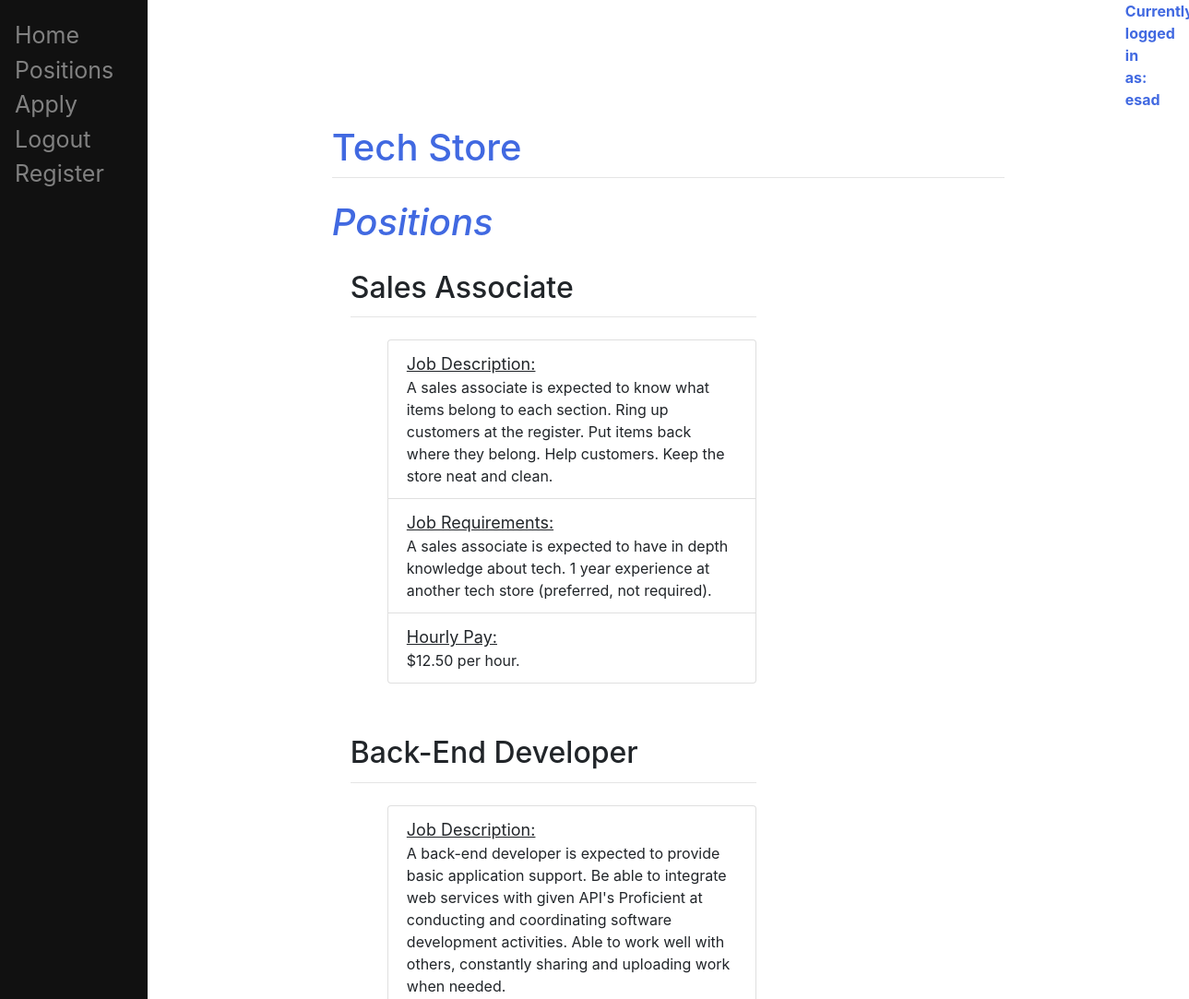
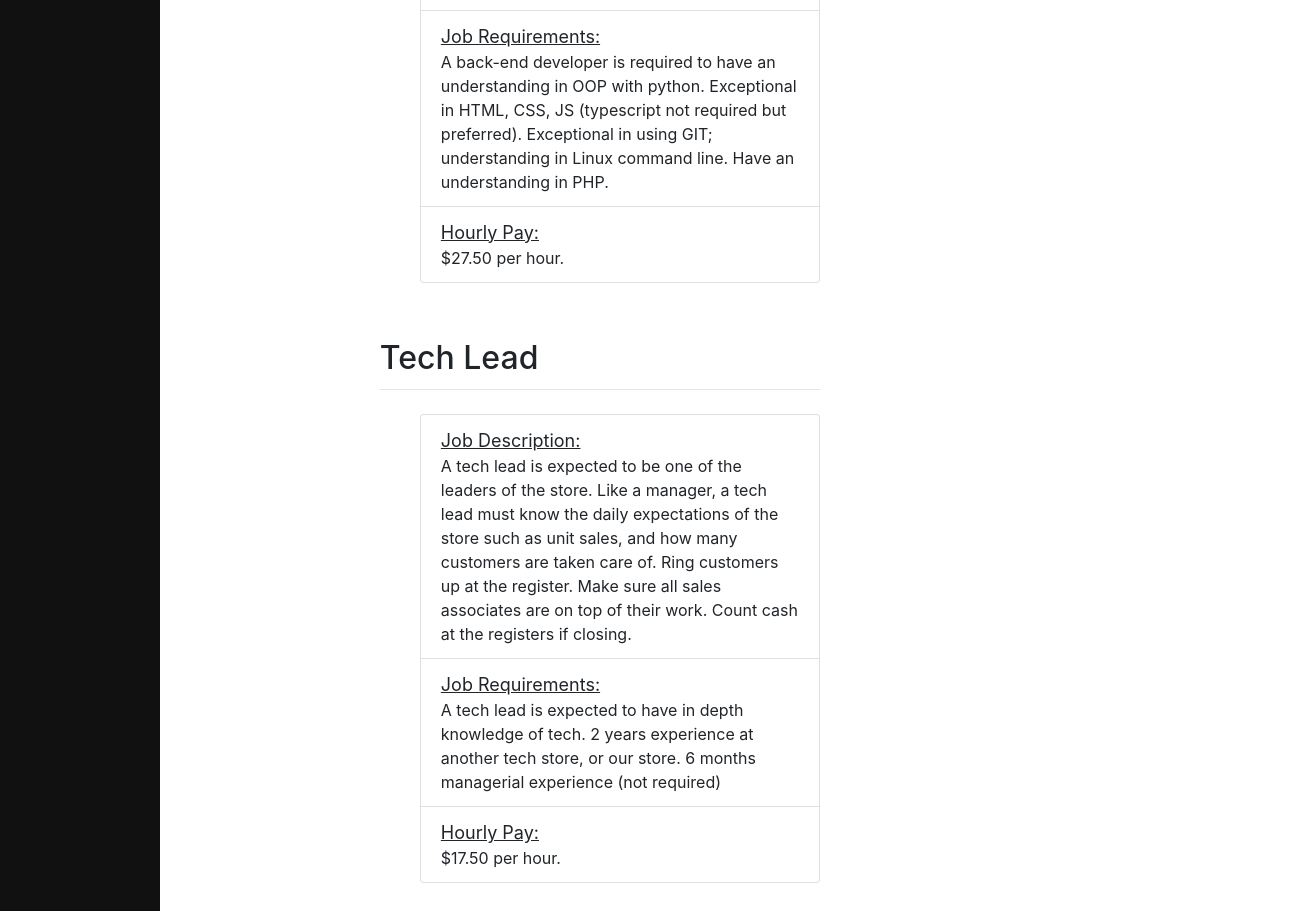
The app's page /positions/ (signed in) with its own data (2 pictures, top to bottom).
### main/models.py (models this page shows)
class Position(models.Model):
    id = models.AutoField(primary_key=True)
    job_title = models.CharField(max_length=255, null=False)
    job_description = models.TextField(null=False)
    requirements = models.TextField(null=False)
    pay = models.DecimalField(max_digits=10, decimal_places=2, null=False)
    def __str__(self):
        return self.job_title

### main/views.py (the view)
# urls.py: path("positions/", views.all_positions, name="all_positions"),
def all_positions(request):
    positions = Position.objects.all()
    return render(request, "main/positions.html", {"positions": positions})

### main/templates/main/positions.html (shortened to what this page needs)
{% extends "main/base.html" %}
{% block content %}
    {% if user.is_authenticated %}
        <h1><em>Positions</em></h1>
            {% for pos in positions %}
            <div style="width: 30rem;">
                <div class="card-body">
                    <h2 class="card-title">{{ pos }}</h2>
                    <hr class="mt-0 mb-4">
                    <ul>
                        <li class="list-group-item"><div class="popout">Job Description:</div> {{ pos.job_description }}</li>
                        <li class="list-group-item"><div class="popout">Job Requirements:</div> {{ pos.requirements }}</li>
                        <li class="list-group-item"><div class="popout">Hourly Pay:</div> ${{ pos.pay }} per hour.</li>
                    </ul>
                </div>
                {% endfor %}
            </div>
    {% else %}
            <p>You must be logged in to view this page. Click <a href="/login">here</a> to login in.</p>
    {% endif %}
{% endblock %}

### main/templates/main/base.html (shortened to what this page needs)
<!DOCTYPE html>
<html>
    <head>
        <link rel="stylesheet" href="https://cdn.jsdelivr.net/npm/bootstrap@4.3.1/dist/css/bootstrap.min.css">
    </head>
    <body>
        <div class="sidenav">
            <a href="/home">Home</a>
            <a href="/positions">Positions</a>
            <a href="/applicant">Apply</a>
            {% if user.is_authenticated %}
                <a href="/logout">Logout</a>
            {% else %}
                <a href="/login">Login</a>
            {% endif %}
            <a href="/register">Register</a>
        </div>
        <div id="content", name="content", class="main">
            <div class="row justify-content-center">
                <div class="col-8">
                    <p class="login"><strong>Currently logged in as: {{user.username}}</strong></p>
                    <h1 class="mt-2">Tech Store</h1>
                    <hr class="mt-0 mb-4">
                    {% block content %}
                    {% endblock %}
                </div>
            </div>
        </div>
    </body>
</html>

### main/templates/main/base.html (style rules this page uses)
body { background-color: #FFE5B4 }
h1 { color: #4169e1; }
.sidenav { height: 100%; width: 160px; position: fixed; z-index: 1; top: 0; left: 0; background-color: #111; overflow-x: hidden; padding-top: 20px; }
.sidenav a { padding: 6px 8px 6px 16px; text-decoration: none; color: #818181; font-size: 25px; }
.main { margin-left: 160px; padding: 0px 10px; }
.popout { font-size: 18px; text-decoration: underline; }
.login { margin-left: 850px; padding: 0px 10px; color: #4169e1; }

### records on screen
Position: job_title "Sales Associate", job_description "A sales associate is expected to know what items belong to each section. Ring up customers at the register. Put items back where they belong. Help customers. Keep the store neat and clean.", requirements "A sales associate is expected to have in depth knowledge about tech. 1 year experience at another tech store (preferred, not required).", pay "12.50"
Position: job_title "Back-End Developer", job_description "A back-end developer is expected to provide basic application support. Be able to integrate web services with given API's Proficient at conducting and coordinating software development activities. Able to work well with others, constantly sharing and uploading work when needed.", requirements "A back-end developer is required to have an understanding in OOP with python. Exceptional in HTML, CSS, JS (typescript not required but preferred). Exceptional in using GIT; understanding in Linux command line. Have an understanding in PHP.", pay "27.50"
Position: job_title "Tech Lead", job_description "A tech lead is expected to be one of the leaders of the store. Like a manager, a tech lead must know the daily expectations of the store such as unit sales, and how many customers are taken care of. Ring customers up at the register. Make sure all sales associates are on top of their work. Count cash at the registers if closing.", requirements "A tech lead is expected to have in depth knowledge of tech. 2 years experience at another tech store, or our store. 6 months managerial experience (not required)", pay "17.50"

### other values on screen
{{ user.username }} "esad"
